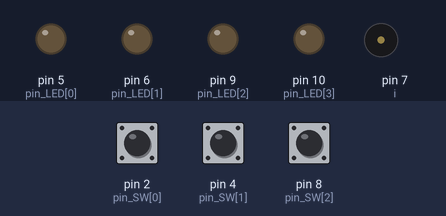
Bench run of a sketch on a simulated Arduino Uno, built with avr-gcc and run on an emulated ATmega328P. On the bench: output pins drawn as LEDs (lit = HIGH), buzzer (waves = sounding). Inputs (shaded band) come from the test bench; at power-on: pin 2 (pin_SW[0]) LOW, pin 4 (pin_SW[1]) LOW, pin 8 (pin_SW[2]) LOW.

Above: at 1.2 s.
1.3 s: pin 2 (pin_SW[0]) pulled HIGH for 0.15 s
At 1.37 s:
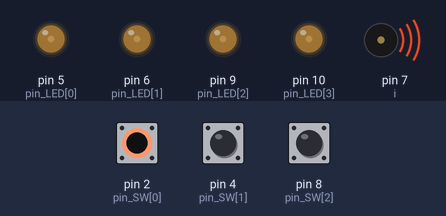
2.9 s: pin 4 (pin_SW[1]) pulled HIGH for 0.15 s
At 2.97 s:
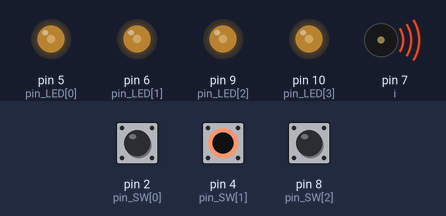
4.5 s: pin 8 (pin_SW[2]) pulled HIGH for 0.15 s
At 4.57 s:
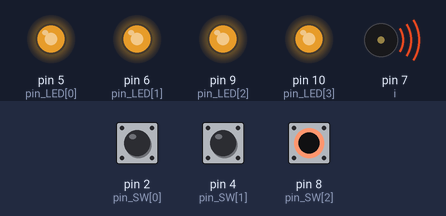
6.1 s: pin 8 (pin_SW[2]) pulled HIGH for 3.2 s
At 10.5 s:
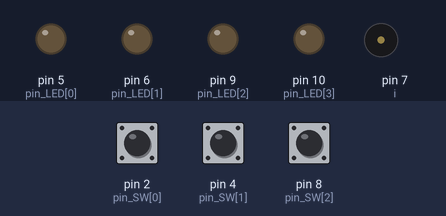
10.8 s: pin 2 (pin_SW[0]) pulled HIGH for 3.2 s
At 11.6 s:
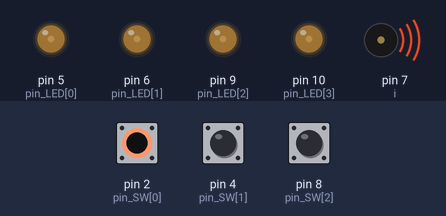
Timing chart, 0 to 15.5 s (numbered marks = the images above; inputs shaded):
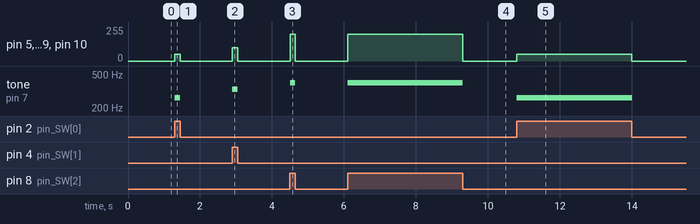

Measured:
- after the input at 1.3 s, pin 5 (pin_LED[0]), pin 6 (pin_LED[1]), pin 9 (pin_LED[2]), pin 10 (pin_LED[3]): 0/255 → 50/255 at once, → 0/255 0.15 s later; tone on pin 7 (i): silent → 262 Hz at once, → silent 0.15 s later
- after the input at 2.9 s, pin 5 (pin_LED[0]), pin 6 (pin_LED[1]), pin 9 (pin_LED[2]), pin 10 (pin_LED[3]): 0/255 → 100/255 at once, → 0/255 0.15 s later; tone on pin 7 (i): silent → 330 Hz at once, → silent 0.15 s later
- after the input at 4.5 s, pin 5 (pin_LED[0]), pin 6 (pin_LED[1]), pin 9 (pin_LED[2]), pin 10 (pin_LED[3]): 0/255 → 200/255 at once, → 0/255 0.15 s later; tone on pin 7 (i): silent → 394 Hz at once, → silent 0.15 s later
- after the input at 6.1 s, pin 5 (pin_LED[0]), pin 6 (pin_LED[1]), pin 9 (pin_LED[2]), pin 10 (pin_LED[3]): 0/255 → 200/255 at once, → 0/255 3.2 s later; tone on pin 7 (i): silent → 394 Hz at once, → silent 3.2 s later
- after the input at 10.8 s, pin 5 (pin_LED[0]), pin 6 (pin_LED[1]), pin 9 (pin_LED[2]), pin 10 (pin_LED[3]): 0/255 → 50/255 at once, → 0/255 3.2 s later; tone on pin 7 (i): silent → 262 Hz at once, → silent 3.2 s later

The sketch:

ex7.ino
```cpp
int pin_SW[3] = {2,4,8}; // 스위치 배열 선언
int pin_LED[4] = {5,6,9,10}; // LED 배열 선언
int k;
int i=7; // 피에조, 스위치, LED 켤 포트 지정할 변수 선언
int freq[] = {262,330,394}; // 음 저장한 배열 선언

void setup(){
  for(k=0;k<3;k++){
    pinMode(pin_SW[k],INPUT); // pin_SW[k] 입력모드로 선언
  }
  for(k=0; k<4;k++){
  pinMode(pin_LED[k],OUTPUT);} // pin_LED[k] 출력모드 선언
  pinMode(i,OUTPUT); // 7번 출력모드 선언
}

void loop(){
  if(digitalRead(pin_SW[0]) ==1) //pin_SW[0]이 눌렸을 때
  {
    for(k=0;k<4;k++){
      analogWrite(pin_LED[k], 50); //50의 밝기로 4개의 LED on
    }
    tone(i,freq[0],200); //도(262) 200밀리초 출력
  }
  else if(digitalRead(pin_SW[1]) ==1)//pin_SW[1]이 눌렸을 때
  {
    for(k=0;k<4;k++){
      analogWrite(pin_LED[k], 100); //100의 밝기로 4개의 LED on
    }
    tone(i,freq[1],200); //미(330) 200밀리초 출력
  }
  else if(digitalRead(pin_SW[2]) ==1)//pin_SW[2]이 눌렸을 때
  {
    for(k=0;k<4;k++){
      analogWrite(pin_LED[k], 200); //200의 밝기로 4개의 LED on
    }
    tone(i,freq[2],200); //솔(394) 200밀리초 출력
  }
  else{ //아무것도 안 눌렸을 때
    for(k=0; k<4; k++){
      analogWrite(pin_LED[k] ,0); //LED 모두 off
    }
    noTone(i);} // 소리 끄기
}
```
